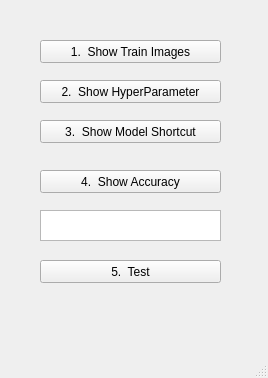
<?xml version="1.0" encoding="UTF-8"?>
<ui version="4.0">
 <class>MainWindow</class>
 <widget class="QMainWindow" name="MainWindow">
  <property name="geometry">
   <rect>
    <x>0</x>
    <y>0</y>
    <width>268</width>
    <height>378</height>
   </rect>
  </property>
  <property name="windowTitle">
   <string>MainWindow</string>
  </property>
  <widget class="QWidget" name="centralwidget">
   <widget class="QPushButton" name="pushButton">
    <property name="geometry">
     <rect>
      <x>40</x>
      <y>40</y>
      <width>181</width>
      <height>23</height>
     </rect>
    </property>
    <property name="text">
     <string>1.  Show Train Images</string>
    </property>
   </widget>
   <widget class="QPushButton" name="pushButton_2">
    <property name="geometry">
     <rect>
      <x>40</x>
      <y>80</y>
      <width>181</width>
      <height>23</height>
     </rect>
    </property>
    <property name="text">
     <string>2.  Show HyperParameter</string>
    </property>
   </widget>
   <widget class="QPushButton" name="pushButton_3">
    <property name="geometry">
     <rect>
      <x>40</x>
      <y>170</y>
      <width>181</width>
      <height>23</height>
     </rect>
    </property>
    <property name="text">
     <string>4.  Show Accuracy</string>
    </property>
   </widget>
   <widget class="QPushButton" name="pushButton_4">
    <property name="geometry">
     <rect>
      <x>40</x>
      <y>120</y>
      <width>181</width>
      <height>23</height>
     </rect>
    </property>
    <property name="text">
     <string>3.  Show Model Shortcut</string>
    </property>
   </widget>
   <widget class="QPushButton" name="pushButton_5">
    <property name="geometry">
     <rect>
      <x>40</x>
      <y>260</y>
      <width>181</width>
      <height>23</height>
     </rect>
    </property>
    <property name="text">
     <string>5.  Test</string>
    </property>
   </widget>
   <widget class="QTextEdit" name="textEdit">
    <property name="geometry">
     <rect>
      <x>40</x>
      <y>210</y>
      <width>181</width>
      <height>31</height>
     </rect>
    </property>
   </widget>
  </widget>
  <widget class="QMenuBar" name="menubar">
   <property name="geometry">
    <rect>
     <x>0</x>
     <y>0</y>
     <width>268</width>
     <height>21</height>
    </rect>
   </property>
  </widget>
  <widget class="QStatusBar" name="statusbar"/>
 </widget>
 <resources/>
 <connections/>
</ui>
